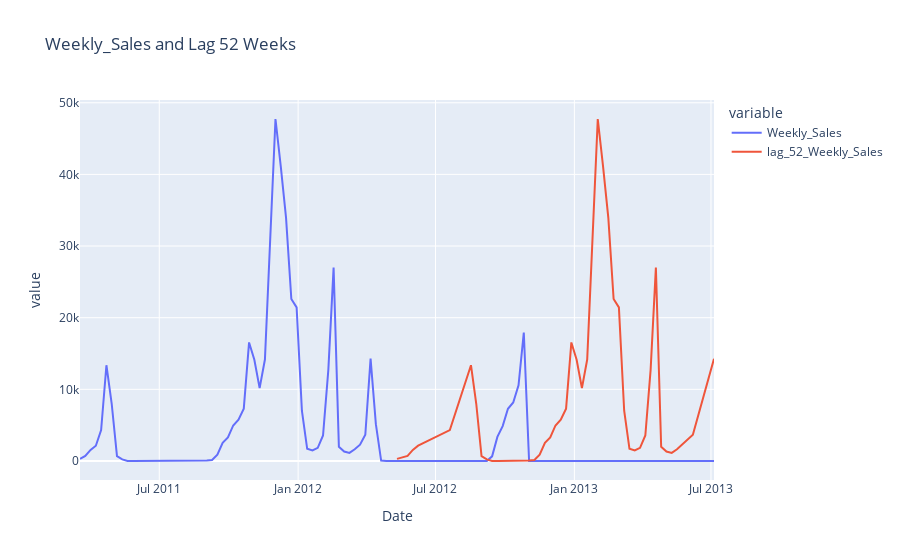

Source (notebook cell):
### Code cell
view_data_horizon(data, target="Weekly_Sales", store=1, dept=18)
